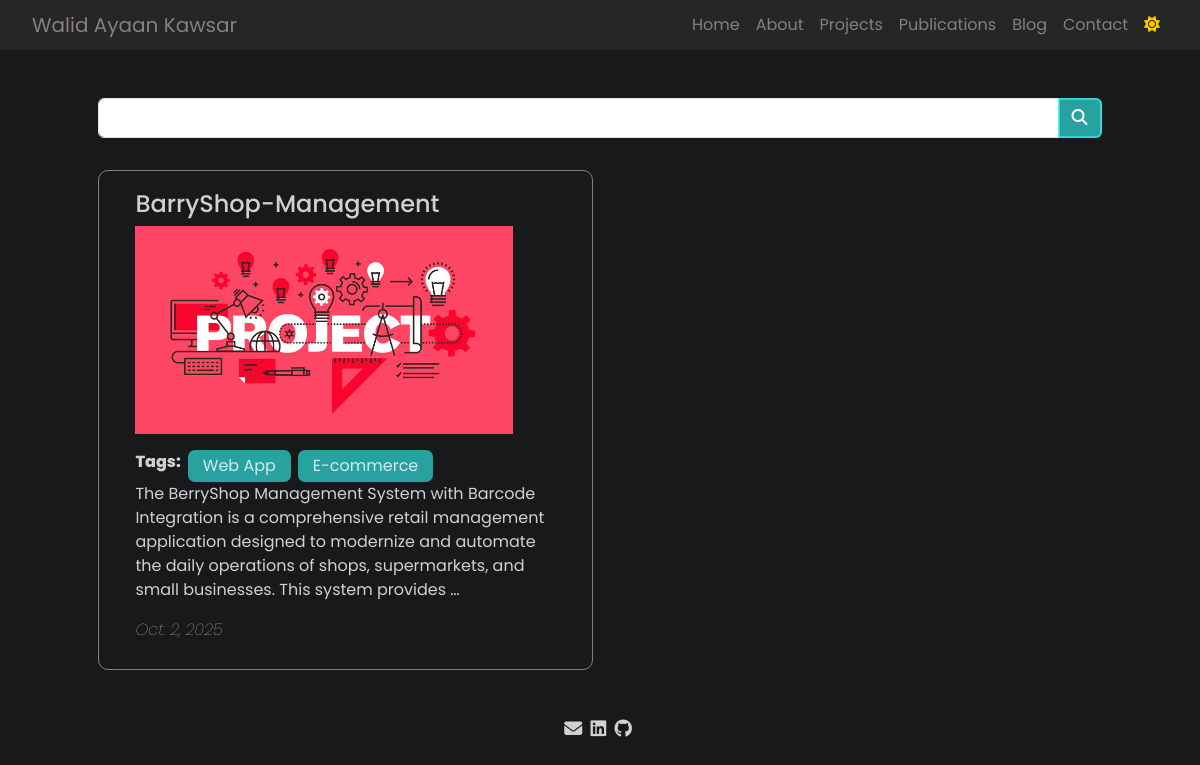
The page /project/ on the database as committed earlier.
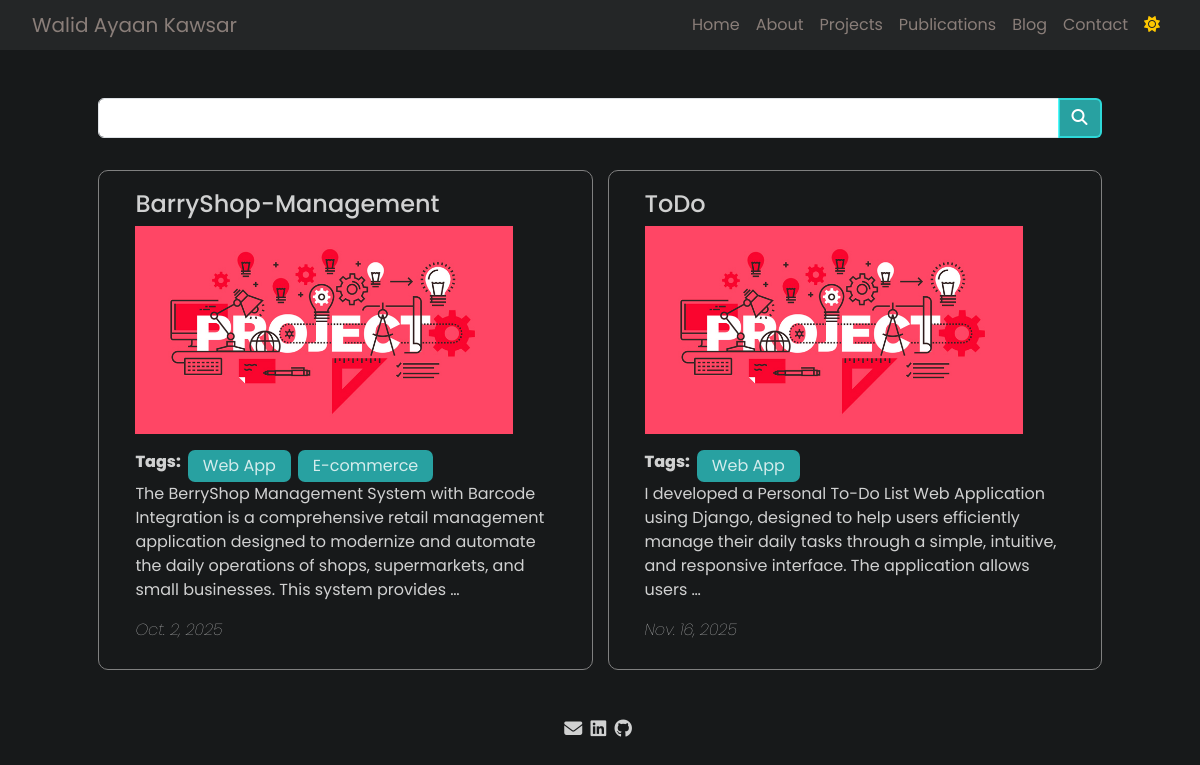
The same page on the database as committed later.
### main/models.py (models this page shows)
class Project(models.Model):
    project_name = models.CharField(max_length=100, blank=True, null=True)
    picture = models.ImageField(upload_to='picture of project/', blank=True, null=True)
    tag = models.ManyToManyField(Tags, related_name="posts", blank=True)
    date = models.DateField(blank=True, null=True)
    description = models.TextField(blank=True, null=True)
    github_link = models.URLField(blank=True, null=True)
    website_link = models.URLField(blank=True, null=True)

class Tags(models.Model):
    Tag_name = models.CharField(max_length=100, unique=True, blank=True, null=True)

### main/views.py (the view)
# urls.py: path('project/', views.project, name='project'),
def project(request):
    project = Project.objects.all()
    links = Contact.objects.first()
    return render(request, 'pages/project.html', {'link': links, 'projects': project})

### templates/pages/project.html (shortened to what this page needs)
{% load static %}
<!DOCTYPE html>
<html lang="en">
<head>
    <link href="https://cdn.jsdelivr.net/npm/bootstrap@5.3.2/dist/css/bootstrap.min.css" rel="stylesheet"
>
    <link rel="stylesheet" href="https://cdnjs.cloudflare.com/ajax/libs/font-awesome/6.4.2/css/all.min.css"
 />
    <link rel="stylesheet" href="{% static "css/all.css" %}">
    <link rel="stylesheet" href="{% static "css/project.css" %}">
</head>
<body id="body" class="dark-mode">
    <nav class="navbar navbar-expand-lg">
        <div class="">
            <a class="navbar-brand" href="../index">Walid Ayaan Kawsar</a>
        </div>
        <div class="collapse navbar-collapse" id="navbarNav">
            <ul class="navbar-nav ms-auto">
                <li class="nav-item">
                    <a class="nav-link" href="{% url 'home' %}">Home</a>
                </li>
                <li class="nav-item">
                    <a class="nav-link" href="{% url 'about' %}">About</a>
                </li>
                <li class="nav-item">
                    <a class="nav-link" href="{% url 'project' %}">Projects</a>
                </li>
                <li class="nav-item">
                    <a class="nav-link" href="{% url 'publications' %}">Publications</a>
                </li>
                <li class="nav-item">
                    <a class="nav-link" href="{% url 'blog' %}">Blog</a>
                </li>
                <li class="nav-item">
                    <a class="nav-link" href="{% url 'contact' %}">Contact</a>
                </li>
                <li>
                    <button class="nav-link" id="toggle-mode"><i class="fa-solid fa-sun"
                            style="color: #ffc800;"></i></button>
                </li>
            </ul>
        </div>
    </nav>
    <section>
        <div id="all-projects">
            <form method='get', action="{% url 'project_search' %}">
                <div class="input-group">
                    <input type="text" class="form-control" name='q' placeholder="Search Projects Here" value="{{ request.GET.q }}">
                    <div class="input-group-append">
                        <button class="btn btn-primary" type="submit" id="search-btn">
                            <i class="fa fa-search"></i>
                        </button>
                    </div>
                </div>
            </form>
            <div id="posts-container">
                {% for project in projects %}
                <a href="{% url 'viewProject' project.id %}" class="post">
                    <button type="submit">
                        <h4>{{ project.project_name }}</h4>
                        <div>
                            <img class="project-img" src="../files/projectImage/project.jpeg" alt="">
                        </div>
                        <div class="tags-container">
                            <Span style="font-weight: 800;">Tags: </Span>
			    {% for tag in project.tag.all %}
			        <span class="tag">{{ tag.Tag_name }}</span>
			    {% endfor %}
                        </div>
                        <p>{{ project.description|truncatewords:30 }}</p>
                        <p class="blog-date fst-italic fw-lighter">{{ project.date }}</p>
                    </button>
                </a>
                {% endfor %}
            </div>
        </div>
    </section>
    <footer>
        <a href="mailto: {{ link.mail }}"><i class="fa-solid fa-envelope"></i></a>
        <a href="{{ link.linkedin }}"><i class="fa-brands fa-linkedin"></i></a>
        <a href="{{ link.github }}"><i class="fa-brands fa-github"></i></a>
    </footer>
</body>
</html>

Rows that differ between the two databases and show on the page:
added Project: project_name "ToDo", description "I developed a Personal To-Do List Web Application using Django, designed to help users efficiently manage their daily tasks through a simple, intuitive, and responsive interface. The application allows users …", date "Nov. 16, 2025", Tags (Tag_name "Web App")
